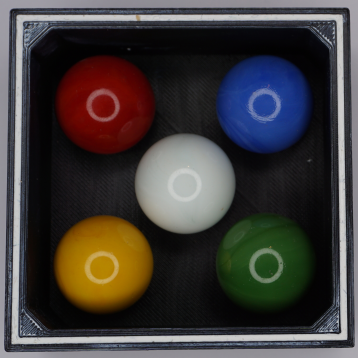
#> input picture xlh-cv-tutorial/2 Grundlagen der Bildverarbeitung/3 Bildoperationen/07 Bildarithmetik/img/box_with_bullets.png, 358 x 358 px
$ python arithmetic.py
#> lines starting #> are read from the running program, lines starting #| are printed output that depends on the picture
# arithmetic.py
import cv2
import numpy as np
import imutils

# lade Bild von der Datei in ein NumPy Array
image = cv2.imread('img/box_with_bullets.png')
#> image is the input picture: shape (358, 358, 3); mean B, G, R 58.4, 60.2, 64.6

# Bilder sind NumPy Arrays vom Datentyp uint8.
# Bei der Verwendung der OpenCv Operationen, werden die Grenzen berücksichtigt.
print(f'Begrenzung auf max of 255: {cv2.add(np.uint8([180]), np.uint8([120]))}')
print(f'Begrenzung auf min of 0: {cv2.subtract(np.uint8([75]), np.uint8([125]))}')
# >>> Begrenzung auf max of 255: [[255]]
# >>> Begrenzung auf min of 0: [[0]]

# Bei der Benutzung der NumPy Operationen, werden die Grenzen modularisiert.
print(f'NumPy Addition: {np.uint8([200]) + np.uint8([100])}')
print(f'NumPy Subtraktion: {np.uint8([100]) - np.uint8([120])}')
# >>> NumPy Addition: [44]
# >>> NumPy Subtraktion: [236]

# Arithmetik auf das Bild angewendet
M = np.ones(image.shape, dtype="uint8") * 150
added = cv2.add(image, M)
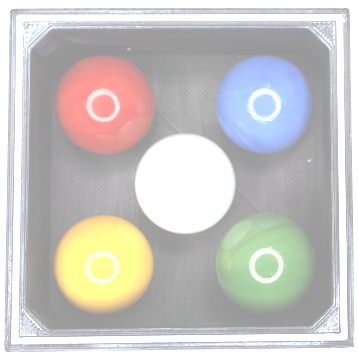
#> added: shape (358, 358, 3); mean B, G, R 194.9, 197.7, 200.1

# Zusammenfassung der Ausganslage und der Bearbeitung
result = np.hstack([image, added])
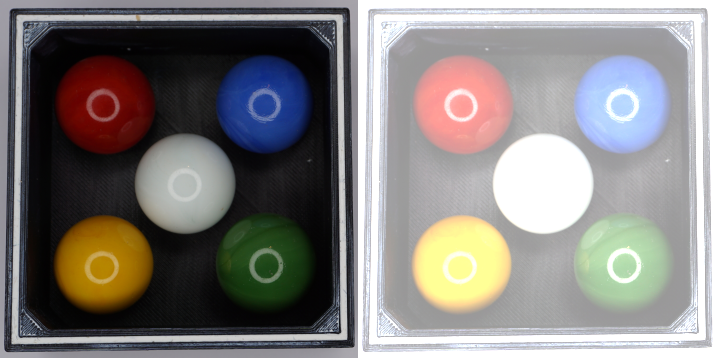
#> result: shape (358, 716, 3); mean B, G, R 126.7, 129, 132.3

# schreibe das Bild in eine Datei
cv2.imwrite('img/arithmetic.png', result[0:-2, 0:-2])
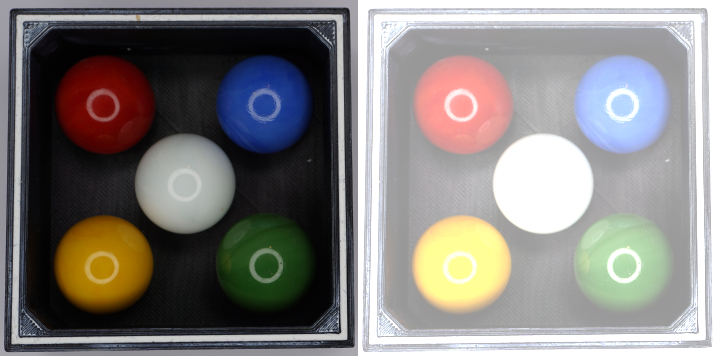
#> saved as arithmetic.png: shape (356, 714, 3); mean B, G, R 125.9, 128.2, 131.6

# Anzeige auf dem Bildschirm
cv2.imshow('Ausgabe', result)
cv2.moveWindow('Ausgabe', 100, 100)
cv2.waitKey(0)
